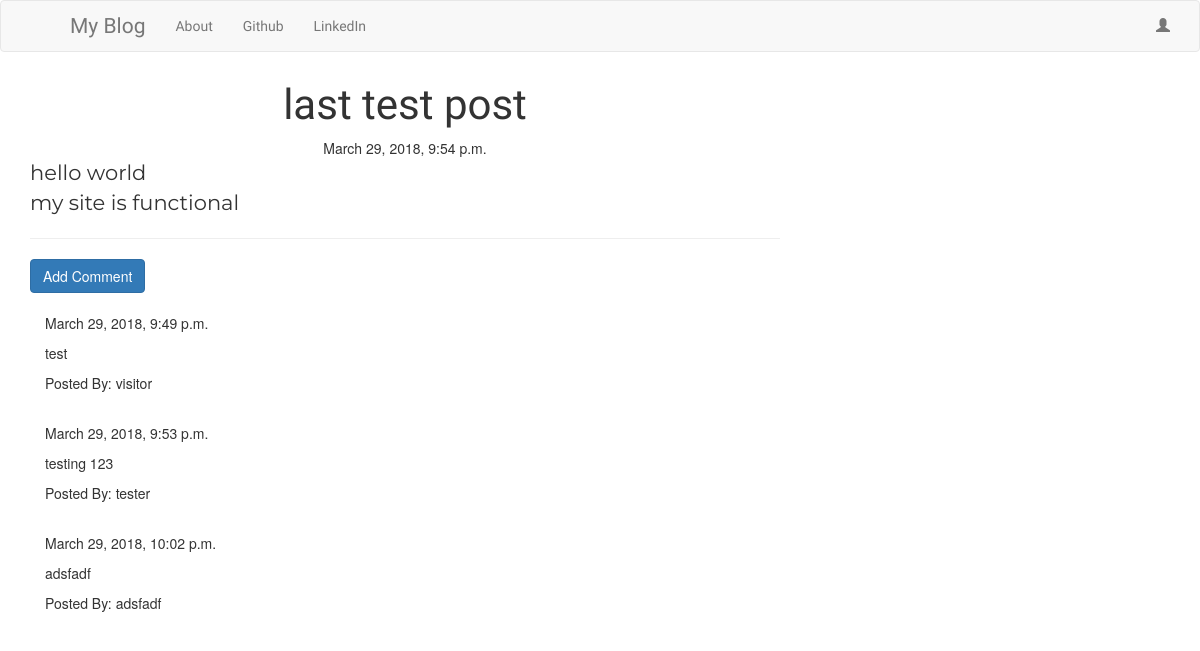
The app's page /post/4 with its own data.
### blog/models.py (models this page shows, shortened)
class Post(models.Model):
    author = models.ForeignKey('auth.User', on_delete=models.CASCADE)
    title = models.CharField(max_length=200)
    text = models.TextField()
    create_date = models.DateTimeField(default=timezone.now)
    published_date = models.DateTimeField(blank=True, null=True)

class Comment(models.Model):
    post = models.ForeignKey('blog.Post', related_name="comments", on_delete=models.CASCADE)
    author = models.CharField(max_length=200)
    text = models.TextField()
    create_date = models.DateTimeField(default=timezone.now)
    approved_comment = models.BooleanField(default=False)

### blog/views.py (the view)
# urls.py: url(r'post/(?P<pk>\d+)$',views.PostDetailView.as_view(),name='post_detail'),
class PostDetailView(DetailView):
    model = Post

### blog/templates/blog/post_detail.html (shortened to what this page needs)
{% extends "blog/base.html" %}
{% block content %}
    <h1 class="posttitle loader">{{post.title}}</h1>
    {% if post.published_date %}
        <div class="date postdate">
            {{ post.published_date }}
        </div>
    {% else %}
        <a class="btn btn-default" href="{% url 'post_publish' pk=post.pk %}">Publish</a>
    {% endif %}
    <p class="postcontent">{{ post.text|safe|linebreaksbr}}</p>
    <hr>
    <a class='btn btn-primary' href="{% url 'add_comment_to_post' pk=post.pk %}">Add Comment</a>
    <div class="container">
        {% for comment in post.comments.all %}
            <br>
            {% if user.is_authenticated or comment.approved_comment %}
                {{comment.create_date}}
                <p>{{comment.text|safe|linebreaks}}</p>
                <p>Posted By: {{comment.author}}</p>
            {% endif %}
            {% empty %}
            <p>No comments</p>
        {% endfor %}
    </div>
{% endblock %}

### blog/static/css/blog.css (style rules this page uses)
.postdate { text-align: center; }
.posttitle { font-family: 'Russo One', san-serif; font-size:3em; text-align:center; }
.postcontent { font-family:'Montserrat'; font-size:1.5em; }
.loader { filter:hue-rotate(0deg); color:linear-gradient(45deg,#0f8,#08f); animation:hue 10000ms infinite linear; }

### records on screen
Post: title "last test post", published_date "March 29, 2018, 9:54 p.m.", text "hello world my site is functional"
Comment: create_date "March 29, 2018, 9:49 p.m.", text "test", author "visitor"
Comment: create_date "March 29, 2018, 9:53 p.m.", text "testing 123", author "tester"
Comment: create_date "March 29, 2018, 10:02 p.m.", text "adsfadf", author "adsfadf"
